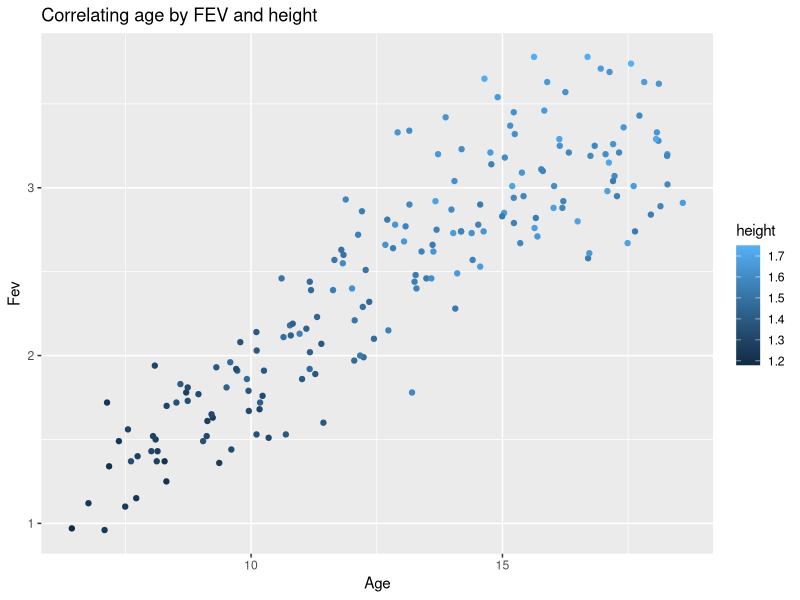
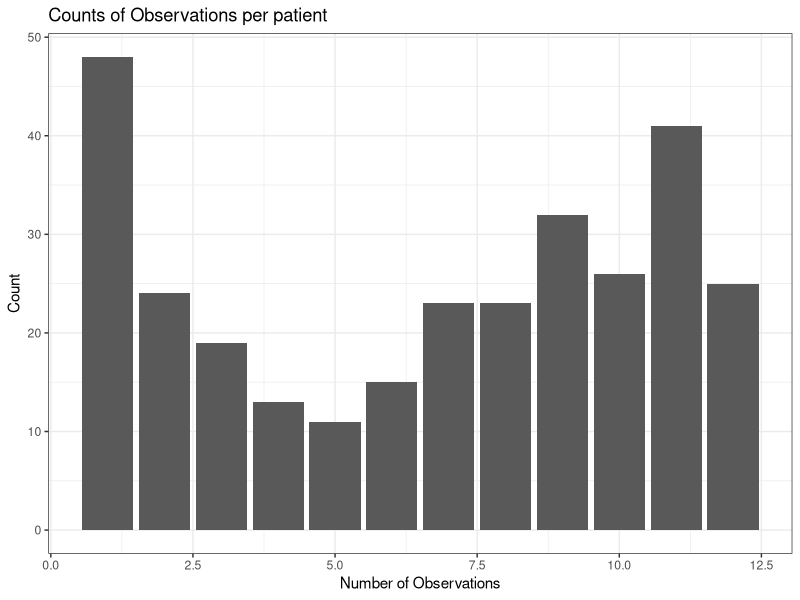

These charts were generated, in order, by the following R code:
library(tidyverse)

fev1 <- read.csv('fev1.csv')

set.seed(10)
fev1_sampled <- fev1 %>% 
  count(id) %>% 
  filter(n >6) %>% 
  slice_sample(n = 20) %>% 
  select(id) %>% 
  inner_join(fev1)


## 3c: FEV, Age, and Height

ggplot(fev1_sampled, aes(x = age, y=FEV1, fill = height, colour = height)) +
  geom_point() +
  labs(title = "Correlating age by FEV and height",
       x = "Age", 
       y = "Fev")


#Question 3b
obs <- fev1 %>% 
  count(id)

obs %>% 
  ggplot(aes(n)) + 
  geom_bar() +
  labs(title = 'Counts of Observations per patient', x = 'Number of Observations', y = 'Count')+
  theme_bw()

